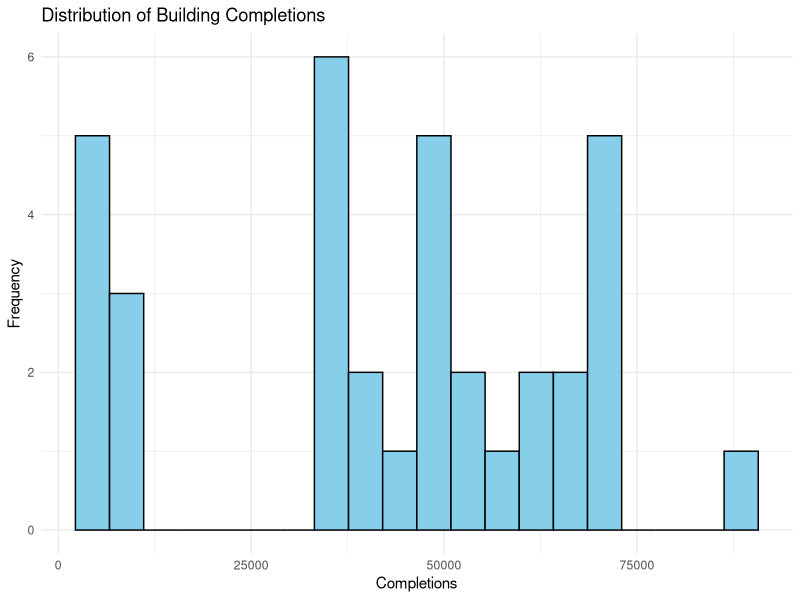
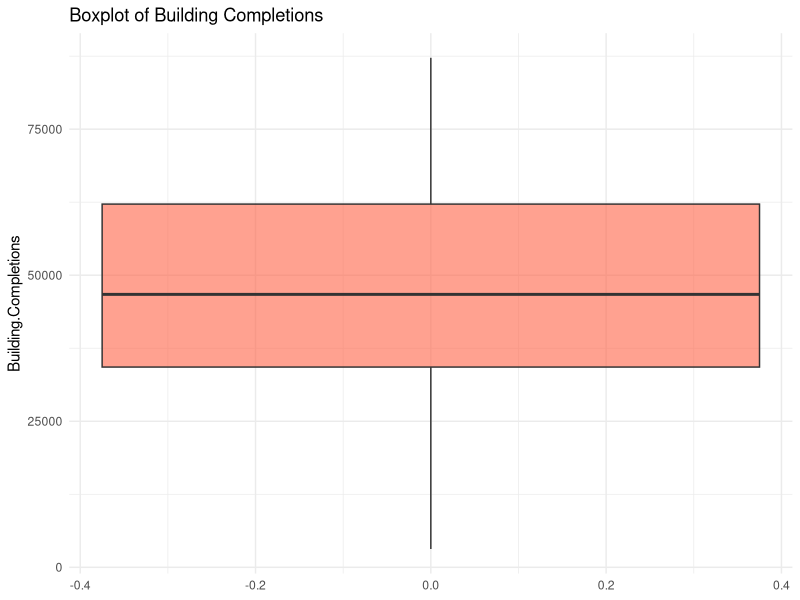
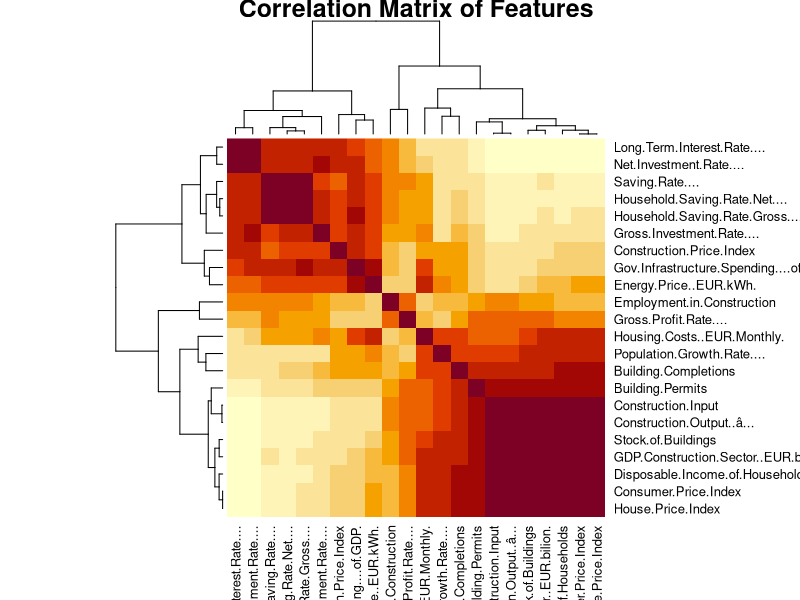
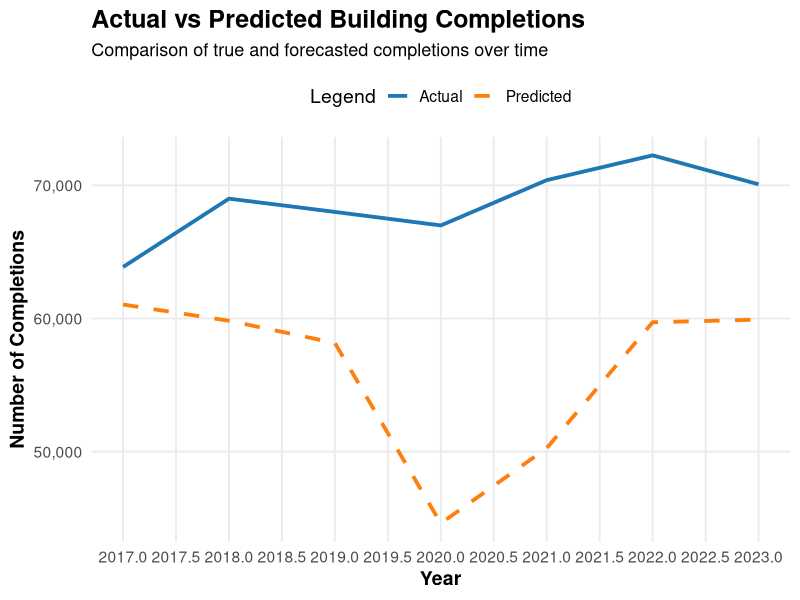
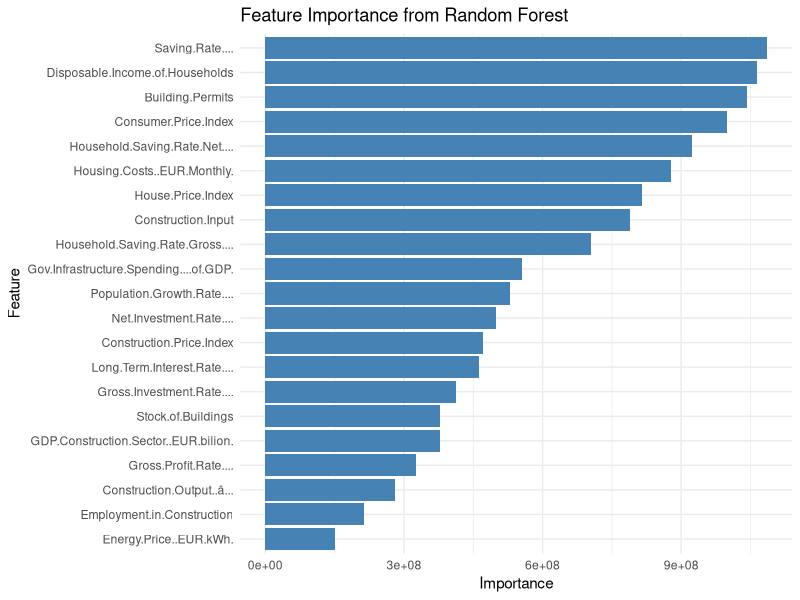
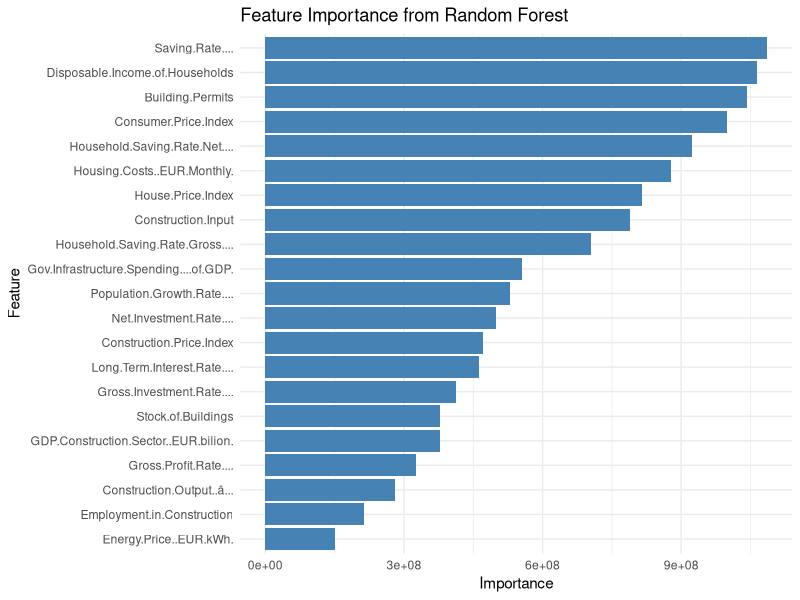
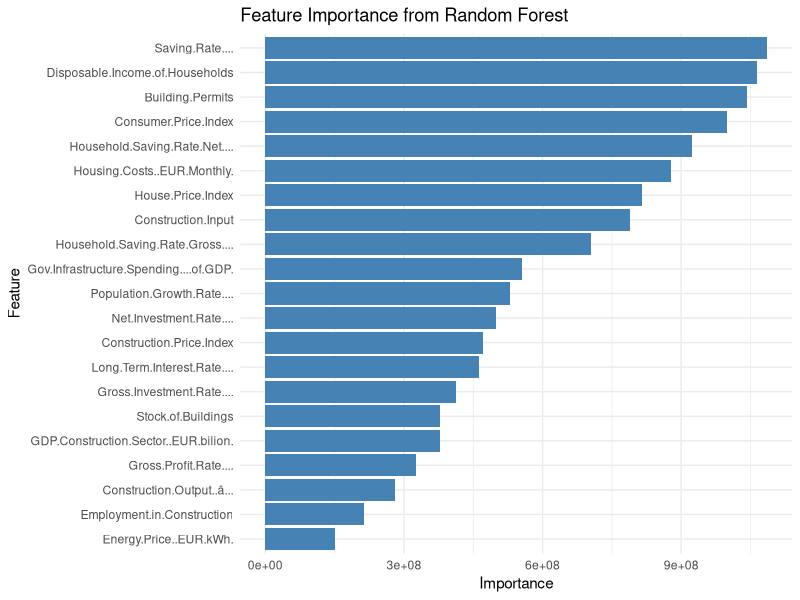

Source code (R) for these figures, in order:
# Thesis: Random Forest Forecasting Model for Austrian Housing Construction
# Author: [Blendi Elshani]
# Description: Yearly Random Forest model with evaluation, visualization, and diagnostics

# ========================
# 1. Libraries and Settings
# ========================

install.packages("readr")
install.packages("dplyr")
install.packages("ggplot2")
install.packages("randomForest")
install.packages("tidyr")
install.packages("scales")
install.packages("magrittr")

library(readr)
library(dplyr)
library(ggplot2)
library(randomForest)
library(tidyr)
library(scales)
library(magrittr)



# For reproducibility
set.seed(42)

# ========================
# 2. Load and Explore Data
# ========================


setwd("C:/Users/blend/Desktop/seminar new dataset")

data <- read.csv("Housing_Construction_RF_Iterative_Imputed.csv")

str(data)
summary(data)

# ========================
# 3. Basic Diagnostics
# ========================
# Histogram of Building Completions
ggplot(data, aes(x = `Building.Completions`)) +
  geom_histogram(bins = 20, fill = "skyblue", color = "black") +
  theme_minimal() +
  labs(title = "Distribution of Building Completions", x = "Completions", y = "Frequency")




# Boxplot 
ggplot(data, aes(y = `Building.Completions`)) +
  geom_boxplot(fill = "tomato", alpha = 0.6) +
  theme_minimal() +
  labs(title = "Boxplot of Building Completions")


par(family = "sans", cex = 0.3)  



# Correlation matrix 
cor_data <- cor(select(data, -Year))
cor_data 

heatmap(cor_data, symm = TRUE, main = "Correlation Matrix of Features")






# ========================
# 4. Features and Target
# ========================
target <- "Building.Completions"
features <- setdiff(names(data), c("Year", target))
X <- data[, features]
y <- data[[target]]

# ========================
# 5. Time-Aware Train-Test Split
# ========================
split_idx <- floor(0.8 * nrow(data))
X_train <- X[1:split_idx, ]
y_train <- y[1:split_idx]
X_test <- X[(split_idx + 1):nrow(data), ]
y_test <- y[(split_idx + 1):nrow(data)]
years_test <- data$Year[(split_idx + 1):nrow(data)]



# ========================
# 6.Random Forest Model
# ========================
rf_model <- randomForest(x = X_train, y = y_train, ntree = 500)
rf_model



# ========================
# 7. Predictions & Evaluation
# ========================
y_pred <- predict(rf_model, X_test)
y_pred



# Evaluation metrics
evaluate_model <- function(actual, predicted) {
  mae <- mean(abs(actual - predicted))
  rmse <- sqrt(mean((actual - predicted)^2))
  r2 <- 1 - sum((actual - predicted)^2) / sum((actual - mean(actual))^2)
  return(list(MAE = mae, RMSE = rmse, R2 = r2))
}

metrics <- evaluate_model(y_test, y_pred)
print(metrics)



# ========================
# 8. Actual vs Predicted Plot
# ========================
pred_df <- data.frame(Year = years_test, Actual = y_test, Predicted = y_pred)
pred_df





ggplot(pred_df, aes(x = Year)) +
  geom_line(aes(y = Actual, color = "Actual"), linewidth = 1.3) +
  geom_line(aes(y = Predicted, color = "Predicted"), linewidth = 1.3, linetype = "dashed") +
  scale_color_manual(values = c("Actual" = "#1f77b4", "Predicted" = "#ff7f0e")) +
  scale_y_continuous(labels = scales::comma) +
  scale_x_continuous(breaks = pretty(pred_df$Year, n = 10)) +
  labs(
    title = "Actual vs Predicted Building Completions",
    subtitle = "Comparison of true and forecasted completions over time",
    x = "Year",
    y = "Number of Completions",
    color = "Legend"
  ) +
  theme_minimal(base_size = 14) +
  theme(
    plot.title = element_text(face = "bold", size = 18),
    plot.subtitle = element_text(size = 13, margin = ggplot2::margin(t = 0, r = 0, b = 10, l = 0)),
    axis.title = element_text(face = "bold"),
    legend.position = "top",
    panel.grid.minor = element_blank()
  )




# ========================
# 9. Feature Importance
# ========================

importance(rf_model)


importance_df <- data.frame(Feature = rownames(importance(rf_model)),
                            Importance = importance(rf_model)[, 1]) %>%
  arrange(desc(Importance))

importance_df


ggplot(importance_df, aes(x = reorder(Feature, Importance), y = Importance)) +
  geom_bar(stat = "identity", fill = "steelblue") +
  coord_flip() +
  theme_minimal() +
  labs(title = "Feature Importance from Random Forest", x = "Feature", y = "Importance")



# ========================
# 10.Outputs
# ========================
ggsave("actual_vs_predicted.png", width = 8, height = 5)
ggsave("feature_importance.png", width = 8, height = 5)



